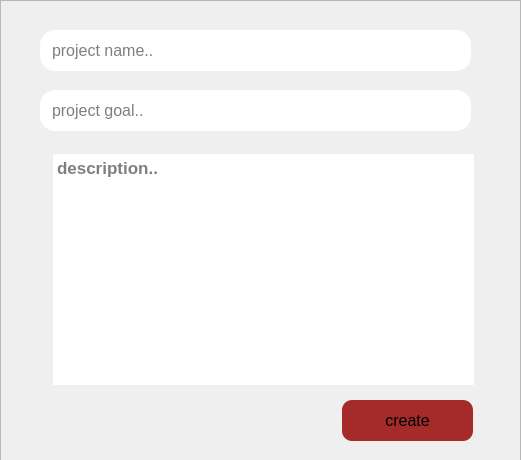
<?xml version="1.0" encoding="UTF-8"?>
<ui version="4.0">
 <class>createproject</class>
 <widget class="QWidget" name="createproject">
  <property name="geometry">
   <rect>
    <x>0</x>
    <y>0</y>
    <width>521</width>
    <height>460</height>
   </rect>
  </property>
  <property name="windowTitle">
   <string>Form</string>
  </property>
  <widget class="QFrame" name="frame">
   <property name="geometry">
    <rect>
     <x>0</x>
     <y>0</y>
     <width>521</width>
     <height>461</height>
    </rect>
   </property>
   <property name="styleSheet">
    <string notr="true">background:&quot;#bbbcb6&quot;;</string>
   </property>
   <property name="frameShape">
    <enum>QFrame::StyledPanel</enum>
   </property>
   <property name="frameShadow">
    <enum>QFrame::Raised</enum>
   </property>
   <widget class="QLineEdit" name="name">
    <property name="geometry">
     <rect>
      <x>40</x>
      <y>30</y>
      <width>431</width>
      <height>41</height>
     </rect>
    </property>
    <property name="font">
     <font>
      <pointsize>12</pointsize>
     </font>
    </property>
    <property name="styleSheet">
     <string notr="true">background:&quot;#fbd9b1&quot;;
border:none;
border-radius:15;
padding-left:10;</string>
    </property>
    <property name="text">
     <string/>
    </property>
    <property name="placeholderText">
     <string>project name..</string>
    </property>
   </widget>
   <widget class="QLineEdit" name="goal">
    <property name="geometry">
     <rect>
      <x>40</x>
      <y>90</y>
      <width>431</width>
      <height>41</height>
     </rect>
    </property>
    <property name="font">
     <font>
      <pointsize>12</pointsize>
     </font>
    </property>
    <property name="styleSheet">
     <string notr="true">background:&quot;#fbd9b1&quot;;
border:none;
border-radius:15;
padding-left:10;</string>
    </property>
    <property name="placeholderText">
     <string>project goal..</string>
    </property>
   </widget>
   <widget class="QPushButton" name="create">
    <property name="geometry">
     <rect>
      <x>342</x>
      <y>400</y>
      <width>131</width>
      <height>41</height>
     </rect>
    </property>
    <property name="font">
     <font>
      <pointsize>12</pointsize>
     </font>
    </property>
    <property name="cursor">
     <cursorShape>PointingHandCursor</cursorShape>
    </property>
    <property name="styleSheet">
     <string notr="true">background:brown;
border-radius:10;</string>
    </property>
    <property name="text">
     <string>create</string>
    </property>
   </widget>
   <widget class="QLabel" name="label">
    <property name="geometry">
     <rect>
      <x>70</x>
      <y>410</y>
      <width>231</width>
      <height>20</height>
     </rect>
    </property>
    <property name="font">
     <font>
      <pointsize>13</pointsize>
      <italic>true</italic>
      <bold>true</bold>
     </font>
    </property>
    <property name="styleSheet">
     <string notr="true">color : red;
</string>
    </property>
    <property name="text">
     <string/>
    </property>
   </widget>
   <widget class="QTextEdit" name="description">
    <property name="geometry">
     <rect>
      <x>43</x>
      <y>154</y>
      <width>431</width>
      <height>231</height>
     </rect>
    </property>
    <property name="font">
     <font>
      <pointsize>13</pointsize>
      <bold>true</bold>
     </font>
    </property>
    <property name="styleSheet">
     <string notr="true">background:&quot;#fbd9b1&quot;;
border:none;
border-radius:15;
padding-left:10;</string>
    </property>
    <property name="html">
     <string>&lt;!DOCTYPE HTML PUBLIC &quot;-//W3C//DTD HTML 4.0//EN&quot; &quot;http://www.w3.org/TR/REC-html40/strict.dtd&quot;&gt;
&lt;html&gt;&lt;head&gt;&lt;meta name=&quot;qrichtext&quot; content=&quot;1&quot; /&gt;&lt;meta charset=&quot;utf-8&quot; /&gt;&lt;style type=&quot;text/css&quot;&gt;
p, li { white-space: pre-wrap; }
hr { height: 1px; border-width: 0; }
li.unchecked::marker { content: &quot;\2610&quot;; }
li.checked::marker { content: &quot;\2612&quot;; }
&lt;/style&gt;&lt;/head&gt;&lt;body style=&quot; font-family:'Segoe UI'; font-size:13pt; font-weight:700; font-style:normal;&quot;&gt;
&lt;p style=&quot;-qt-paragraph-type:empty; margin-top:0px; margin-bottom:0px; margin-left:0px; margin-right:0px; -qt-block-indent:0; text-indent:0px; font-weight:300;&quot;&gt;&lt;br /&gt;&lt;/p&gt;&lt;/body&gt;&lt;/html&gt;</string>
    </property>
    <property name="placeholderText">
     <string>description..</string>
    </property>
   </widget>
  </widget>
 </widget>
 <resources/>
 <connections/>
</ui>
